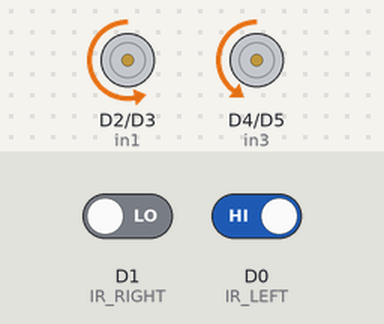
A sketch run on a simulated ESP8266 (NodeMCU). On the bench: motor-driver pin pairs drawn as motors (green arrow = first pin HIGH = forward, orange = second pin HIGH = backward, longer = more drive, scaled by the enable pin). Inputs (shaded band) come from the test bench; at power-on: D1 (IR_RIGHT) LOW, D0 (IR_LEFT) HIGH.

Above: at 2.2 s.
2.3 s: D1 (IR_RIGHT) driven HIGH
At 3.5 s:
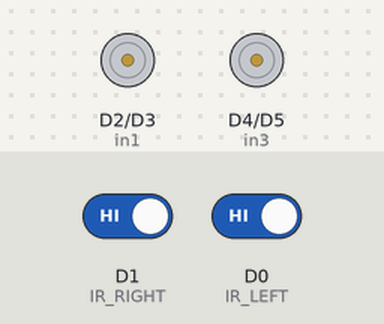
3.8 s: D0 (IR_LEFT) driven LOW
At 4.8 s:
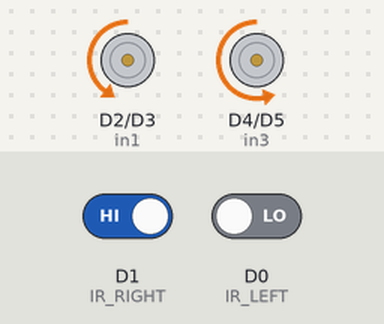
5.3 s: D0 (IR_LEFT) driven HIGH
At 6.0 s:
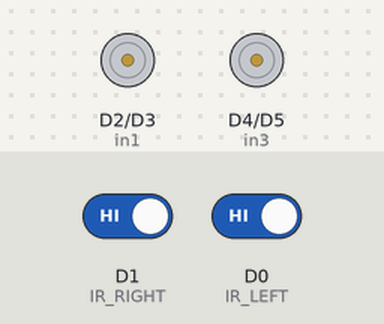
6.8 s: D1 (IR_RIGHT) driven LOW
At 7.1 s:
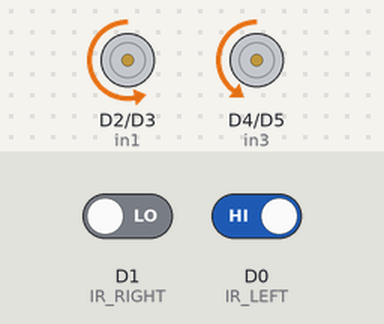
Timing chart, 0 to 9.3 s (numbered marks = the images above; inputs shaded):
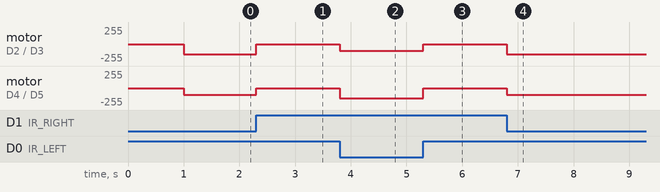

Measured:
- after the input at 2.3 s, motor on D2 (in1) / D3 (in2): backward 150/255 → stopped at once; motor on D4 (in3) / D5 (in4): backward 100/255 → stopped at once
- after the input at 3.8 s, motor on D2 (in1) / D3 (in2): stopped → backward 100/255 at once; motor on D4 (in3) / D5 (in4): stopped → backward 150/255 at once
- after the input at 5.3 s, motor on D2 (in1) / D3 (in2): backward 100/255 → stopped at once; motor on D4 (in3) / D5 (in4): backward 150/255 → stopped at once
- after the input at 6.8 s, motor on D2 (in1) / D3 (in2): stopped → backward 150/255 at once; motor on D4 (in3) / D5 (in4): stopped → backward 100/255 at once

The sketch:

sensor2.ino
```cpp
#define in1 D2
#define in2 D3
#define in3 D4
#define in4 D5
#define EnA D6
#define EnB D7

#define IR_LEFT D0
#define IR_RIGHT D1

void setup() {
    pinMode(in1, OUTPUT);
    pinMode(in2, OUTPUT);
    pinMode(in3, OUTPUT);
    pinMode(in4, OUTPUT);
    pinMode(EnA, OUTPUT);
    pinMode(EnB, OUTPUT);
    pinMode(IR_LEFT, INPUT);
    pinMode(IR_RIGHT, INPUT);

    analogWriteRange(255);
    analogWriteFreq(1000);

    analogWrite(EnA, 100);
    analogWrite(EnB, 100);
    delay(1000);
}

void loop() {
    int leftSensor = digitalRead(IR_LEFT);
    int rightSensor = digitalRead(IR_RIGHT);

    if (leftSensor == 0 && rightSensor == 0) {
        forward();
    } else if (leftSensor == 0 && rightSensor == 1) {
        turnRight();
    } else if (leftSensor == 1 && rightSensor == 0) {
        turnLeft();
    } else {
        stopMotors();
    }
}

void forward() {
    digitalWrite(in1, LOW);
    digitalWrite(in2, HIGH);
    digitalWrite(in3, LOW);
    digitalWrite(in4, HIGH);
}

void turnRight() {
    analogWrite(EnA, 100);
    analogWrite(EnB, 150);

    digitalWrite(in1, LOW);
    digitalWrite(in2, HIGH);
    digitalWrite(in3, LOW);
    digitalWrite(in4, HIGH);
}

void turnLeft() {
    analogWrite(EnA, 150);
    analogWrite(EnB, 100);

    digitalWrite(in1, LOW);
    digitalWrite(in2, HIGH);
    digitalWrite(in3, LOW);
    digitalWrite(in4, HIGH);
}


void stopMotors() {
    digitalWrite(in1, LOW);
    digitalWrite(in2, LOW);
    digitalWrite(in3, LOW);
    digitalWrite(in4, LOW);
}
```
